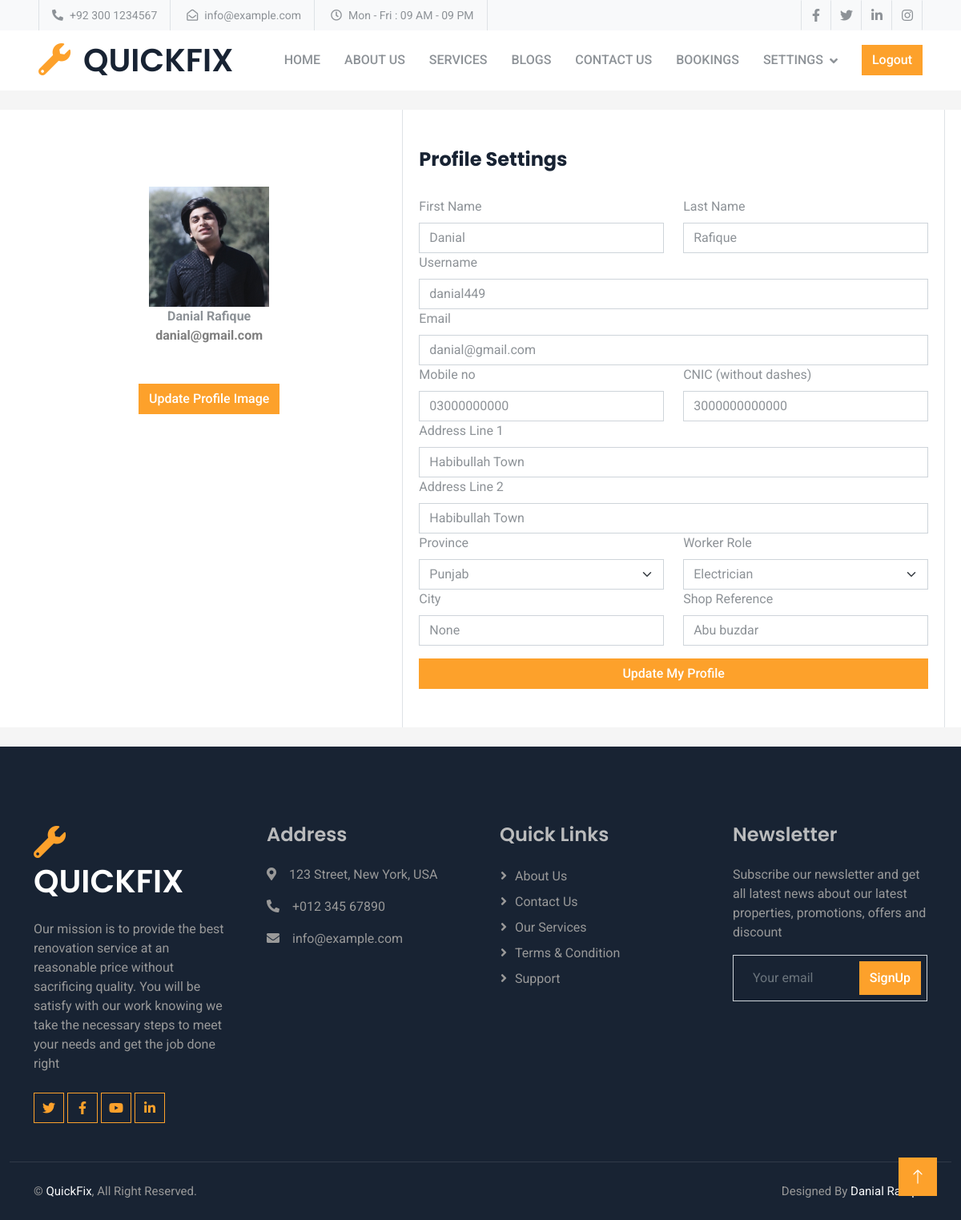
/vendor-profile/ (signed in), run on the app's committed database.
### vendor/models.py (models this page shows, shortened)
class Vendor_Profile(models.Model):
    CATAGORY_CHOICES = [('Punjab' ,'Punjab') ,('Sindh' ,'Sindh'),('Khyber Pakhtunkhwa','Khyber Pakhtunkhwa'),('Gilgit-Baltistan' ,'Gilgit-Baltistan') ,('Islamabad Capital Territory' ,'Islamabad Capital Territory'),('Balochistan','Balochistan'),]
    CATAGORY_EMP= [('Electrician' ,'Electrician'),('Plumber' ,'Plumber'),('Sweaper' ,'Sweaper'),('Carpenter' ,'Carpenter'),('Drain clean' ,'Drain clean'),('AC repair' ,'AC repair'),('Painting & Decorating' ,'Painting & Decorating'),]
    user = models.OneToOneField(User, on_delete=models.CASCADE ,  related_name='vendor_profile', blank=True, null=True)
    first_name = models.CharField(max_length = 30)
    last_name = models.CharField(max_length = 30)
    username = models.CharField(max_length = 30)
    email = models.EmailField(null=True , unique=True)
    mobile_no = models.CharField(max_length=11 ,null=True, blank=True)
    address1 = models.CharField(max_length=200,default='None')
    address2 = models.CharField(max_length=200,default='None')
    city =  models.CharField(max_length=70 ,null=True, blank=True)
    province = models.CharField(choices=CATAGORY_CHOICES,default='None', max_length=56)
    employee = models.CharField(choices=CATAGORY_EMP,default='None', max_length=100)
    cnic= models.CharField(max_length=13 ,null=True, blank=True)
    shop_reference = models.TextField(default='None')
    vendor_image = models.ImageField(upload_to='vendor_profile_pics/')

### vendor/views.py (the view)
# urls.py: path("vendor-profile/", vendor_profile_detail_view, name="vendor_profile_detail_view"),
@login_required
def vendor_profile_detail_view(request):
    vendor_profile = Vendor_Profile.objects.get(user=request.user)
    return render(request, 'vendor/profile.html', {'vendor_profile': vendor_profile})

### vendor/templates/vendor/profile.html (shortened to what this page needs)
{% extends "base.html" %}
{% load static %}
{% block css %}
<link rel="stylesheet" href="{% static 'vendor/css/profile.css'%}">{% endblock css %}
{% block content %}
{% if vendor_profile %}
<form action="{% url 'vendor:vendor_profile_edit' %}" method="post" enctype="multipart/form-data">
    <div class="container-fluid wow fadeIn" data-wow-delay="0.1s">
        <div class="row">
            <div class="col-12">
                <div class="row">
                    <div class="col-12 bg-body rounded mt-4 mb-4">
                        <div class="row g-2 ms-2 me-2">
                            <div class="col-md-5 border-end">
                                <div class="d-flex flex-column align-items-center text-center p-3 py-5">
                                    {% if vendor_profile.vendor_image %}
                                    <img src="{{vendor_profile.vendor_image.url}}" class="rounded mt-5"
                                        style="width: 150px;">
                                    {% else %}
                                    <img src="{% static 'vendor/images/avatar1.png' %}" class="rounded mt-5"
                                        style="width: 150px;">
                                    {% endif %}
                                    <span class="fw-bold">{{vendor_profile.first_name}} {{vendor_profile.last_name}}</span>
                                    <span class="fw-bold text-black-50">{{vendor_profile.email}}</span>
                                    <label for="vendor_image" class="btn btn-primary mt-5">Update Profile Image</label>
                                </div>
                            </div>
                            <div class="col-md-7 border-end">
                                <div class="p-3 py-5">
                                    <div class="d-flex justify-content-between align-items-center mb-3">
                                        <h4 class="fw-bold">Profile Settings</h4>
                                    </div>
                                    <div class="row mt-4">
                                        <div class="col-6">
                                            <label class="form-label">First Name</label>
                                            <input type="text" id="first_name" name="first_name" class="form-control" value="{{vendor_profile.first_name}}">
                                        </div>
                                        <div class="col-6">
                                            <label class="form-label">Last Name</label>
                                            <input type="text" id="last_name" name="last_name" class="form-control" value="{{vendor_profile.last_name}}">
                                        </div>
                                        <div class="col-12">
                                            <label class="form-label">Username</label>
                                            <input type="text" id="username" name="username" class="form-control" value="{{vendor_profile.username}}">
                                        </div>
                                        <div class="col-12">
                                            <label class="form-label">Email</label>
                                            <input type="email" id="email" name="email" class="form-control" value="{{vendor_profile.email}}">
                                        </div>
                                        <div class="col-6">
                                            <label class="form-label">Mobile no</label>
                                            <input type="text" id="email" name="mobile_no" class="form-control" value="{{vendor_profile.mobile_no}}">
                                        </div>
                                        <div class="col-6">
                                            <label class="form-label">CNIC (without dashes)</label>
                                            <input type="text" id="email" name="cnic" class="form-control" value="{{vendor_profile.cnic}}">
                                        </div>
                                        <div class="col-12">
                                            <label class="form-label">Address Line 1</label>
                                            <input type="text" class="form-control" name="address1" value="{{vendor_profile.address1}}">
                                        </div>
                                        <div class="col-12">
                                            <label class="form-label">Address Line 2</label>
                                            <input type="text" class="form-control" name="address2" value="{{vendor_profile.address2}}">
                                        </div>
                                        <div class="col-6">
                                            <label class="form-label">Province</label>
                                            <select class="form-select input" name="province">
                                                {% for choice in vendor_profile.CATAGORY_CHOICES %}
                                                    <option value="{{ choice.0 }}" {% if vendor_profile.province == choice.0 %}selected{% endif %}>{{ choice.1 }}</option>
                                                {% endfor %}
                                            </select>
                                        </div>
                                        <div class="col-6">
                                            <label class="form-label">Worker Role</label>
                                            <select class="form-select input" name="employee">
                                                {% for choice in vendor_profile.CATAGORY_EMP %}
                                                    <option value="{{ choice.0 }}" {% if vendor_profile.employee == choice.0 %}selected{% endif %}>{{ choice.1 }}</option>
                                                {% endfor %}
                                            </select>
                                        </div>
                                        <div class="col-6">
                                            <label class="form-label">City</label>
                                            <input type="text" class="form-control" vname="city" value="{{vendor_profile.city}}">
                                        </div>
                                        <div class="col-6">
                                            <label class="form-label">Shop Reference</label>
                                            <input type="text" class="form-control" name="shop_reference" value="{{vendor_profile.shop_reference}}">
                                        </div>
                                        <div class="col-12 d-grid mt-3">
                                            <button class="btn btn-primary" type="submit">Update My Profile</button>
                                        </div>
                                    </div>
                                </div>
                            </div>
                        </div>
                    </div>
                </div>
            </div>
        </div>
    </div>
</form>
{% else %}
<p>No profile found</p>
{% endif %}
{% endblock content %}

### customer/static/customer/css/style.css (style rules this page uses)
:root { --primary: #FDA12B; --secondary: #8D9297; --light: #F8F9FA; --dark: #182333; }
.btn { font-weight: 500; transition: .5s; }
.btn.btn-primary, .btn.btn-outline-primary:hover { color: #FFFFFF; }

### templates/base.html (style rules this page uses)
* { margin: 0; padding: 0; box-sizing: border-box; }

### data on the page
Vendor_Profile: vendor_image (picture), first_name "Danial", last_name "Rafique", email "danial@gmail.com", username "danial449", mobile_no "03000000000", cnic "3000000000000", address1 "Habibullah Town", address2 "Habibullah Town", province "Punjab", employee "Electrician", city "None", shop_reference "Abu buzdar"
